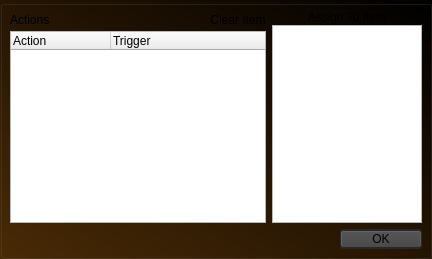
        <widget class="QWidget" name="triggersPage">
         <layout class="QGridLayout" name="gridLayout_33">
          <property name="leftMargin">
           <number>0</number>
          </property>
          <property name="topMargin">
           <number>0</number>
          </property>
          <property name="rightMargin">
           <number>0</number>
          </property>
          <property name="bottomMargin">
           <number>0</number>
          </property>
          <item row="0" column="0">
           <widget class="QGroupBox" name="groupBox_20">
            <property name="styleSheet">
             <string notr="true">QGroupBox {

margin-top: 0;

	background-color: qlineargradient(spread:pad, x1:1, y1:0.00568182, x2:0, y2:1, stop:0 rgba(0, 0, 0, 255), stop:1 rgba(74, 42, 6, 255));

border-top-color: qlineargradient(spread:pad, x1:1, y1:0, x2:0, y2:0, stop:0 rgba(70, 70, 70, 255), stop:1 rgba(59, 59, 59, 255));
	border-left-color: qlineargradient(spread:pad, x1:0, y1:1, x2:0, y2:0, stop:0 rgba(70, 70, 70, 255), stop:1 rgba(59, 59, 59, 255));
border-right-color: qlineargradient(spread:pad, x1:0, y1:1, x2:0, y2:0, stop:0 rgba(120, 120, 120, 255), stop:1 rgba(70, 70, 70, 255));
border-bottom-color: qlineargradient(spread:pad, x1:1, y1:0, x2:0, y2:0, stop:0 rgba(120, 120, 120, 255), stop:1 rgba(70, 70, 70, 255));

}</string>
            </property>
            <property name="title">
             <string/>
            </property>
            <layout class="QGridLayout" name="gridLayout_34">
             <item row="0" column="0">
              <layout class="QHBoxLayout" name="horizontalLayout_24" stretch="1,0">
               <item>
                <layout class="QVBoxLayout" name="verticalLayout_6">
                 <property name="spacing">
                  <number>1</number>
                 </property>
                 <item>
                  <layout class="QHBoxLayout" name="horizontalLayout_23">
                   <item>
                    <widget class="QLabel" name="label_26">
                     <property name="text">
                      <string>Actions</string>
                     </property>
                    </widget>
                   </item>
                   <item>
                    <spacer name="horizontalSpacer_2">
                     <property name="orientation">
                      <enum>Qt::Horizontal</enum>
                     </property>
                     <property name="sizeHint" stdset="0">
                      <size>
                       <width>40</width>
                       <height>20</height>
                      </size>
                     </property>
                    </spacer>
                   </item>
                   <item>
                    <widget class="QPushButton" name="pushButton_triggersPage_clear">
                     <property name="styleSheet">
                      <string notr="true">border-bottom-left-radius: 0;
border-bottom-right-radius: 0;</string>
                     </property>
                     <property name="text">
                      <string>Clear Item</string>
                     </property>
                    </widget>
                   </item>
                  </layout>
                 </item>
                 <item>
                  <widget class="QTreeWidget" name="tree_Triggers">
                   <property name="alternatingRowColors">
                    <bool>false</bool>
                   </property>
                   <property name="headerHidden">
                    <bool>false</bool>
                   </property>
                   <column>
                    <property name="text">
                     <string notr="true">Action</string>
                    </property>
                   </column>
                   <column>
                    <property name="text">
                     <string>Trigger</string>
                    </property>
                   </column>
                  </widget>
                 </item>
                </layout>
               </item>
               <item>
                <layout class="QVBoxLayout" name="verticalLayout_7">
                 <property name="spacing">
                  <number>1</number>
                 </property>
                 <item>
                  <widget class="QPushButton" name="pushButton_triggersPage_assign">
                   <property name="styleSheet">
                    <string notr="true">border-bottom-left-radius: 0;
border-bottom-right-radius: 0;</string>
                   </property>
                   <property name="text">
                    <string>Assign To Item</string>
                   </property>
                  </widget>
                 </item>
                 <item>
                  <widget class="QListWidget" name="listWidget_triggers_eventList">
                   <property name="maximumSize">
                    <size>
                     <width>150</width>
                     <height>16777215</height>
                    </size>
                   </property>
                  </widget>
                 </item>
                </layout>
               </item>
              </layout>
             </item>
             <item row="1" column="0">
              <layout class="QHBoxLayout" name="horizontalLayout_25">
               <item>
                <spacer name="horizontalSpacer_3">
                 <property name="orientation">
                  <enum>Qt::Horizontal</enum>
                 </property>
                 <property name="sizeHint" stdset="0">
                  <size>
                   <width>40</width>
                   <height>20</height>
                  </size>
                 </property>
                </spacer>
               </item>
               <item>
                <widget class="QFrame" name="frame_31">
                 <property name="styleSheet">
                  <string notr="true">QFrame{
	background: rgb(40,40,40);
    padding: 1px;
	border-radius: 3px;
}

QPushButton{
	border-top: 1px solid rgb(100,100,100);
    border-left: 1px solid rgb(100,100,100);
    border-right: 1px solid rgb(90,90,90);
    border-bottom: 1px solid rgb(75,75,75);
	
	background-color: qlineargradient(spread:pad, x1:0, y1:1, x2:0, y2:0, stop:0 rgba(75, 75, 75, 255), stop:1 rgba(85,85,85, 255));

	border-radius: 2px;
}

QPushButton:hover{
	border-top: 1px solid rgb(100,100,100);
    border-left: 1px solid rgb(100,100,100);
    border-right: 1px solid rgb(90,90,90);
    border-bottom: 1px solid rgb(75,75,75);
	
	background-color: qlineargradient(spread:pad, x1:0, y1:1, x2:0, y2:0, stop:0 rgba(85,85,85, 255), stop:1 rgba(100,100,100, 255));

	border-radius: 2px;
}

QPushButton:pressed{
	border-top: 1px solid rgb(100,100,100);
    border-left: 1px solid rgb(100,100,100);
    border-right: 1px solid rgb(90,90,90);
    border-bottom: 1px solid rgb(75,75,75);
	
	background-color: qlineargradient(spread:pad, x1:0, y1:1, x2:0, y2:0, stop:0 rgba(50,50,50, 255), stop:1 rgba(65,65,65, 255));

	border-radius: 2px;
}</string>
                 </property>
                 <property name="frameShape">
                  <enum>QFrame::StyledPanel</enum>
                 </property>
                 <property name="frameShadow">
                  <enum>QFrame::Raised</enum>
                 </property>
                 <layout class="QHBoxLayout" name="horizontalLayout_21">
                  <property name="spacing">
                   <number>1</number>
                  </property>
                  <property name="leftMargin">
                   <number>0</number>
                  </property>
                  <property name="topMargin">
                   <number>0</number>
                  </property>
                  <property name="rightMargin">
                   <number>0</number>
                  </property>
                  <property name="bottomMargin">
                   <number>0</number>
                  </property>
                  <item>
                   <widget class="QPushButton" name="pushButton_triggersPage_OK">
                    <property name="minimumSize">
                     <size>
                      <width>80</width>
                      <height>0</height>
                     </size>
                    </property>
                    <property name="styleSheet">
                     <string notr="true"/>
                    </property>
                    <property name="text">
                     <string>OK</string>
                    </property>
                   </widget>
                  </item>
                 </layout>
                </widget>
               </item>
              </layout>
             </item>
            </layout>
           </widget>
          </item>
         </layout>
        </widget>
